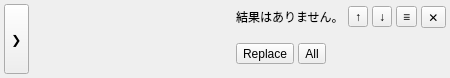
<?xml version="1.0" encoding="UTF-8"?>
<ui version="4.0">
 <class>SearchPopUp</class>
 <widget class="QWidget" name="SearchPopUp">
  <property name="geometry">
   <rect>
    <x>0</x>
    <y>0</y>
    <width>450</width>
    <height>78</height>
   </rect>
  </property>
  <property name="windowTitle">
   <string>Search and Replace</string>
  </property>
  <layout class="QHBoxLayout" name="mainLayout">
   <property name="spacing">
    <number>6</number>
   </property>
   <property name="leftMargin">
    <number>4</number>
   </property>
   <property name="topMargin">
    <number>4</number>
   </property>
   <property name="rightMargin">
    <number>4</number>
   </property>
   <property name="bottomMargin">
    <number>4</number>
   </property>
   <item>
    <widget class="QWidget" name="inputArea" native="true">
     <layout class="QHBoxLayout" name="inputAreaLayout">
      <property name="spacing">
       <number>4</number>
      </property>
      <property name="leftMargin">
       <number>0</number>
      </property>
      <property name="topMargin">
       <number>0</number>
      </property>
      <property name="rightMargin">
       <number>0</number>
      </property>
      <property name="bottomMargin">
       <number>0</number>
      </property>
      <item>
       <widget class="QToolButton" name="toggleReplaceButton">
        <property name="sizePolicy">
         <sizepolicy hsizetype="Fixed" vsizetype="Expanding">
          <horstretch>0</horstretch>
          <verstretch>0</verstretch>
         </sizepolicy>
        </property>
        <property name="toolTip">
         <string>置換の切り替え</string>
        </property>
        <property name="text">
         <string>❯</string>
        </property>
        <property name="checkable">
         <bool>true</bool>
        </property>
       </widget>
      </item>
     </layout>
    </widget>
   </item>
   <item>
    <widget class="QWidget" name="fieldsContainer" native="true">
     <layout class="QGridLayout" name="fieldsGridLayout" columnstretch="1,0">
      <property name="leftMargin">
       <number>0</number>
      </property>
      <property name="topMargin">
       <number>0</number>
      </property>
      <property name="rightMargin">
       <number>0</number>
      </property>
      <property name="bottomMargin">
       <number>0</number>
      </property>
      <property name="spacing">
       <number>4</number>
      </property>
      <item row="0" column="0">
       <widget class="QWidget" name="searchFieldContainer" native="true">
        <property name="minimumSize">
         <size>
          <width>0</width>
          <height>26</height>
         </size>
        </property>
       </widget>
      </item>
      <item row="0" column="1">
       <layout class="QHBoxLayout" name="controlsLayout">
        <property name="spacing">
         <number>4</number>
        </property>
        <property name="leftMargin">
         <number>0</number>
        </property>
        <property name="topMargin">
         <number>0</number>
        </property>
        <property name="rightMargin">
         <number>0</number>
        </property>
        <property name="bottomMargin">
         <number>0</number>
        </property>
        <item>
         <widget class="QLabel" name="matchCountLabel">
          <property name="text">
           <string>結果はありません。</string>
          </property>
          <property name="alignment">
           <set>Qt::AlignmentFlag::AlignLeading|Qt::AlignmentFlag::AlignLeft|Qt::AlignmentFlag::AlignVCenter</set>
          </property>
         </widget>
        </item>
        <item>
         <widget class="QToolButton" name="prevButton">
          <property name="toolTip">
           <string>前の一致項目 (Shift+Enter)</string>
          </property>
          <property name="text">
           <string>↑</string>
          </property>
         </widget>
        </item>
        <item>
         <widget class="QToolButton" name="nextButton">
          <property name="toolTip">
           <string>次の一致項目 (Enter)</string>
          </property>
          <property name="text">
           <string>↓</string>
          </property>
         </widget>
        </item>
        <item>
         <widget class="QToolButton" name="filterButton">
          <property name="toolTip">
           <string>選択範囲内のみ検索</string>
          </property>
          <property name="text">
           <string>≡</string>
          </property>
          <property name="checkable">
           <bool>true</bool>
          </property>
         </widget>
        </item>
        <item>
         <widget class="QToolButton" name="closeButton">
          <property name="toolTip">
           <string>閉じる (Escape)</string>
          </property>
          <property name="text">
           <string>✕</string>
          </property>
         </widget>
        </item>
       </layout>
      </item>
      <item row="1" column="0">
       <widget class="QWidget" name="replaceFieldContainer" native="true">
        <property name="minimumSize">
         <size>
          <width>0</width>
          <height>26</height>
         </size>
        </property>
       </widget>
      </item>
      <item row="1" column="1">
       <widget class="QWidget" name="replaceButtonsContainer" native="true">
        <layout class="QHBoxLayout" name="replaceButtonsLayout">
         <property name="spacing">
          <number>4</number>
         </property>
         <property name="leftMargin">
          <number>0</number>
         </property>
         <property name="topMargin">
          <number>0</number>
         </property>
         <property name="rightMargin">
          <number>0</number>
         </property>
         <property name="bottomMargin">
          <number>0</number>
         </property>
         <item>
          <widget class="QToolButton" name="replaceButton">
           <property name="toolTip">
            <string>置換 (Ctrl+Shift+1)</string>
           </property>
           <property name="text">
            <string>Replace</string>
           </property>
          </widget>
         </item>
         <item>
          <widget class="QToolButton" name="replaceAllButton">
           <property name="toolTip">
            <string>すべて置換 (Ctrl+Alt+Enter)</string>
           </property>
           <property name="text">
            <string>All</string>
           </property>
          </widget>
         </item>
         <item>
          <spacer name="horizontalSpacer">
           <property name="orientation">
            <enum>Qt::Orientation::Horizontal</enum>
           </property>
           <property name="sizeHint" stdset="0">
            <size>
             <width>40</width>
             <height>20</height>
            </size>
           </property>
          </spacer>
         </item>
        </layout>
       </widget>
      </item>
     </layout>
    </widget>
   </item>
  </layout>
 </widget>
 <resources/>
 <connections/>
</ui>
